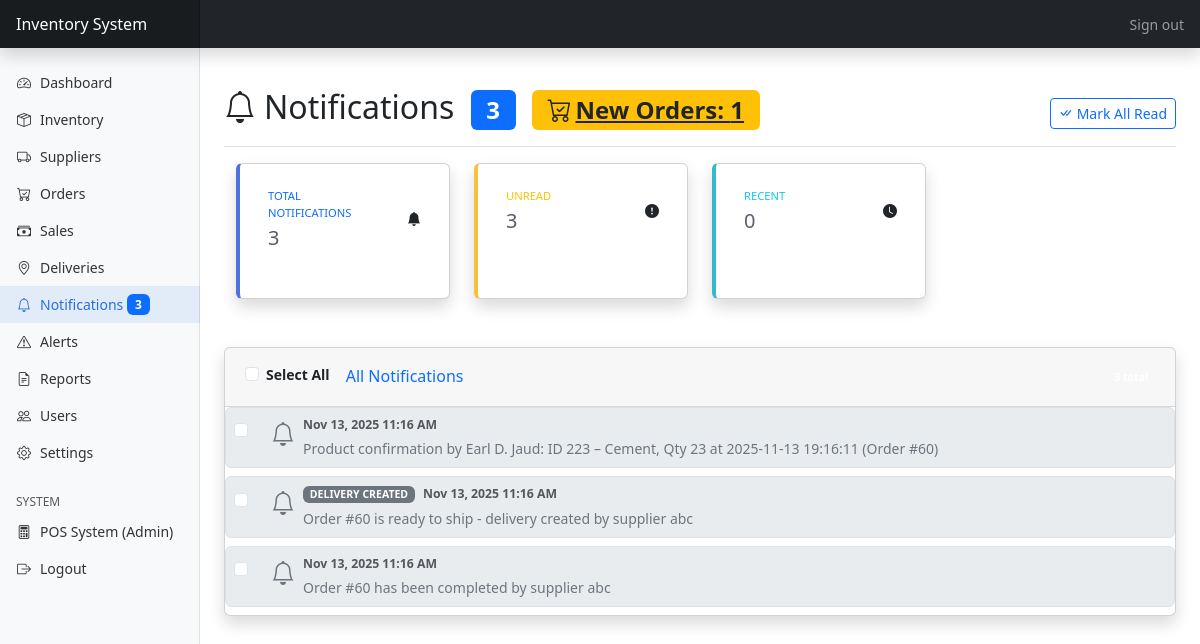
The app's page /admin/notifications.php (signed in) with its own data.
### tables this page shows
CREATE TABLE `notifications` (
  `id` int(11) NOT NULL,
  `type` enum('low_stock','order_confirmation','delivery_update','delivery_arrival','delivery_status_update','delivery_created','order_status_update','supplier_message','inventory_update') NOT NULL,
  `channel` enum('email','sms','push','in_app') NOT NULL DEFAULT 'in_app',
  `recipient_type` enum('admin','supplier','customer','management') NOT NULL,
  `recipient_id` int(11) NOT NULL,
  `order_id` int(11) DEFAULT NULL,
  `alert_id` int(11) DEFAULT NULL,
  `message` text NOT NULL,
  `sent_at` timestamp NULL DEFAULT NULL,
  `status` enum('sent','failed','pending','read','unread') DEFAULT 'pending',
  `is_read` tinyint(1) DEFAULT 0,
  `created_at` timestamp NOT NULL DEFAULT current_timestamp(),
  `read_at` timestamp NULL DEFAULT NULL
);

### models/notification.php (called while the page is built, shortened)
<?php
class Notification {
    private $conn;
    private $table_name = "notifications";
    public function __construct($db) {
        $this->conn = $db;
    }
    public function getNotificationsByRecipient($recipient_type, $recipient_id, $limit = null, $offset = null) {
        $query = "SELECT * FROM " . $this->table_name . "
                  WHERE recipient_type = :recipient_type
                  AND recipient_id = :recipient_id
                  ORDER BY is_read ASC, sent_at DESC";
        if ($limit !== null) {
            $query .= " LIMIT :limit";
            if ($offset !== null) {
                $query .= " OFFSET :offset";
            }
        }
        $stmt = $this->conn->prepare($query);
        $recipient_type = htmlspecialchars(strip_tags($recipient_type));
        $recipient_id = htmlspecialchars(strip_tags($recipient_id));
        $stmt->bindParam(":recipient_type", $recipient_type);
        $stmt->bindParam(":recipient_id", $recipient_id);
        if ($limit !== null) {
            $stmt->bindParam(":limit", $limit, PDO::PARAM_INT);
            if ($offset !== null) {
                $stmt->bindParam(":offset", $offset, PDO::PARAM_INT);
            }
        }
        $stmt->execute();
        return $stmt;
    }
    public function getNotificationCount($recipient_type, $recipient_id) {
        $query = "SELECT COUNT(*) as count FROM " . $this->table_name . "
                  WHERE recipient_type = :recipient_type AND recipient_id = :recipient_id";
        $stmt = $this->conn->prepare($query);
        $stmt->bindParam(':recipient_type', $recipient_type);
        $stmt->bindParam(':recipient_id', $recipient_id, PDO::PARAM_INT);
        $stmt->execute();
        $result = $stmt->fetch(PDO::FETCH_ASSOC);
        return $result['count'];
    }
    public function getUnreadCount($recipient_type, $recipient_id) {
        $query = "SELECT COUNT(*) as count FROM " . $this->table_name . "
                  WHERE recipient_type = :recipient_type
                    AND recipient_id = :recipient_id
                    AND (is_read = 0 OR is_read IS NULL)
                    AND (status IS NULL OR status != 'read')";
        $stmt = $this->conn->prepare($query);
        $stmt->bindParam(':recipient_type', $recipient_type);
        $stmt->bindParam(':recipient_id', $recipient_id, PDO::PARAM_INT);
        $stmt->execute();
        $result = $stmt->fetch(PDO::FETCH_ASSOC);
        return (int)($result['count'] ?? 0);
    }
    public function getRecentNotificationCount($recipient_type, $recipient_id) {
        $query = "SELECT COUNT(*) as count FROM " . $this->table_name . "
                  WHERE recipient_type = :recipient_type AND recipient_id = :recipient_id
                  AND created_at >= DATE_SUB(NOW(), INTERVAL 24 HOUR)";
        $stmt = $this->conn->prepare($query);
        $stmt->bindParam(':recipient_type', $recipient_type);
        $stmt->bindParam(':recipient_id', $recipient_id, PDO::PARAM_INT);
        $stmt->execute();
        $result = $stmt->fetch(PDO::FETCH_ASSOC);
        return $result['count'];
    }
}
?>

### admin/notifications.php (the view, shortened to what this page needs)
<?php
require_once '../models/notification.php';
$db = (new Database())->getConnection();
$notification = new Notification($db);
$pendingOrdersCount = 0;
try {
    $pendingStmt = $db->prepare("SELECT COUNT(*) as count FROM admin_orders WHERE confirmation_status = 'pending'");
    $pendingStmt->execute();
    $pendingResult = $pendingStmt->fetch(PDO::FETCH_ASSOC);
    $pendingOrdersCount = (int)($pendingResult['count'] ?? 0);
} catch (Exception $e) {
    error_log("Error getting pending orders count: " . $e->getMessage());
    $pendingOrdersCount = 0;
}
$page = $_GET['page'] ?? 1;
$limit = 20;
$offset = ($page - 1) * $limit;
$lastViewedKey = 'notifications_last_viewed_' . $_SESSION['admin']['user_id'];
$lastViewedTimestamp = $_SESSION[$lastViewedKey] ?? null;
$notificationsStmt = $notification->getNotificationsByRecipient('management', 1, $limit, $offset);
$notifications = $notificationsStmt->fetchAll(PDO::FETCH_ASSOC);
$totalNotifications = $notification->getNotificationCount('management', 1);
$unreadCount = $notification->getUnreadCount('management', 1);
$recentCount = $notification->getRecentNotificationCount('management', 1);
?>
<!DOCTYPE html>
<html lang="en">
<head>
  <link href="https://cdn.jsdelivr.net/npm/bootstrap@5.3.0-alpha1/dist/css/bootstrap.min.css" rel="stylesheet">
  <link href="https://cdn.jsdelivr.net/npm/bootstrap-icons@1.10.0/font/bootstrap-icons.css" rel="stylesheet">
  <link href="../assets/css/style.css" rel="stylesheet">
</head>
<body>
  <?php include_once 'includes/header.php'; ?>
  <div class="container-fluid">
    <div class="row">
      <?php include_once 'includes/sidebar.php'; ?>
      <main class="col-md-9 ms-sm-auto col-lg-10 px-md-4 py-4">
        <div class="d-flex justify-content-between flex-wrap flex-md-nowrap align-items-center pt-3 pb-2 mb-3 border-bottom">
          <h1 class="h2">
            <i class="bi bi-bell me-2" aria-hidden="true"></i>Notifications
            <?php if ($unreadCount > 0): ?>
              <span id="main-notification-badge" class="badge bg-primary ms-2" role="status" aria-live="polite" aria-atomic="true" aria-label="Unread notifications: <?= (int)$unreadCount ?>"><?= (int)$unreadCount ?></span>
            <?php else: ?>
              <span id="main-notification-badge" class="badge bg-primary ms-2" role="status" aria-live="polite" aria-atomic="true" aria-label="No unread notifications" style="display:none"></span>
            <?php endif; ?>
            <?php if ($pendingOrdersCount > 0): ?>
              <a href="orders.php" id="pending-orders-badge" class="badge bg-warning text-dark ms-2" role="status" aria-label="Pending orders: <?= (int)$pendingOrdersCount ?>" title="Click to view pending orders">
                <i class="bi bi-cart-check me-1"></i>New Orders: <?= (int)$pendingOrdersCount ?>
              </a>
            <?php else: ?>
              <a href="orders.php" id="pending-orders-badge" class="badge bg-warning text-dark ms-2" role="status" style="display: none;"></a>
            <?php endif; ?>
          </h1>
          <div class="btn-toolbar mb-2 mb-md-0">
            <button type="button" id="markAllReadBtn" class="btn btn-outline-primary btn-sm">
              <i class="bi bi-check-all me-1"></i>Mark All Read
            </button>
          </div>
        </div>
        <div class="row mb-4">
          <div class="col-xl-3 col-md-6 mb-4">
            <div class="card border-left-primary shadow h-100 py-2">
              <div class="card-body">
                <div class="row no-gutters align-items-center">
                  <div class="col mr-2">
                    <div class="text-xs font-weight-bold text-primary text-uppercase mb-1">Total Notifications</div>
                    <div class="h5 mb-0 font-weight-bold text-gray-800"><?= $totalNotifications ?></div>
                  </div>
                  <div class="col-auto">
                    <i class="bi bi-bell-fill fa-2x text-gray-300"></i>
                  </div>
                </div>
              </div>
            </div>
          </div>
          <div class="col-xl-3 col-md-6 mb-4">
            <div class="card border-left-warning shadow h-100 py-2">
              <div class="card-body">
                <div class="row no-gutters align-items-center">
                  <div class="col mr-2">
                    <div class="text-xs font-weight-bold text-warning text-uppercase mb-1">Unread</div>
                    <div class="h5 mb-0 font-weight-bold text-gray-800"><?= $unreadCount ?></div>
                  </div>
                  <div class="col-auto">
                    <i class="bi bi-exclamation-circle-fill fa-2x text-gray-300"></i>
                  </div>
                </div>
              </div>
            </div>
          </div>
          <div class="col-xl-3 col-md-6 mb-4">
            <div class="card border-left-info shadow h-100 py-2">
              <div class="card-body">
                <div class="row no-gutters align-items-center">
                  <div class="col mr-2">
                    <div class="text-xs font-weight-bold text-info text-uppercase mb-1">Recent</div>
                    <div class="h5 mb-0 font-weight-bold text-gray-800"><?= $recentCount ?></div>
                  </div>
                  <div class="col-auto">
                    <i class="bi bi-clock-fill fa-2x text-gray-300"></i>
                  </div>
                </div>
              </div>
            </div>
          </div>
        </div>
        <div class="card shadow mb-4">
          <div class="card-header py-3 d-flex flex-row align-items-center justify-content-between">
            <div class="d-flex align-items-center gap-3">
              <div class="form-check">
                <input class="form-check-input" type="checkbox" id="selectAllNotifications" style="cursor: pointer;">
                <label class="form-check-label" for="selectAllNotifications" style="cursor: pointer; font-weight: 500;">
                  <strong>Select All</strong>
                </label>
              </div>
              <h6 class="m-0 font-weight-bold text-primary mb-0">All Notifications</h6>
            </div>
            <span class="badge badge-primary"><?= $totalNotifications ?> total</span>
          </div>
          <div class="card-body p-0" id="notification-list">
            <?php if (empty($notifications)): ?>
              <div class="text-center py-5">
                <i class="bi bi-bell-slash text-muted" style="font-size: 3rem;"></i>
                <p class="text-muted mt-3">No notifications found</p>
              </div>
            <?php else: ?>
              <?php foreach ($notifications as $n): ?>
                    <?php
                        $icon = 'bi-bell';
                        $badge = 'bg-secondary';
                        $createdAt = isset($n['sent_at']) && $n['sent_at'] ? $n['sent_at'] : $n['created_at'];
                        $createdDisplay = date('M d, Y h:i A', strtotime($createdAt));
                        $isReadValue = isset($n['is_read']) ? (int)$n['is_read'] : 0;
                        $statusValue = $n['status'] ?? 'unread';
                        $isUnread = ($isReadValue == 0 && $statusValue !== 'read');
                        $isNew = false;
                        if ($isUnread && $isReadValue == 0) {
                            if ($lastViewedTimestamp && $createdAt) {
                                $isNew = strtotime($createdAt) > strtotime($lastViewedTimestamp);
                            } else {
                                if ($createdAt) {
                                    $minutesSinceCreation = (time() - strtotime($createdAt)) / 60;
                                    $isNew = ($minutesSinceCreation <= 5);
                                }
                            }
                        }
                        $newClass = $isNew ? 'notification-new' : '';
                        $unreadClass = $isUnread ? 'unread' : '';
                    ?>
                    <div class="notification-item d-flex justify-content-between align-items-start p-2 mb-2 border rounded <?php echo $unreadClass . ' ' . $newClass; ?>" data-notification-id="<?php echo (int)$n['id']; ?>" data-type="<?php echo htmlspecialchars($n['type']); ?>" data-order-id="<?php echo isset($n['order_id']) ? (int)$n['order_id'] : ''; ?>" data-channel="<?php echo htmlspecialchars($n['channel'] ?? 'system'); ?>" data-timestamp="<?php echo htmlspecialchars($createdAt); ?>" data-status="<?php echo htmlspecialchars($statusValue); ?>" data-is-read="<?php echo $isReadValue; ?>" role="button" tabindex="0" aria-expanded="false">
                        <div class="d-flex align-items-start flex-grow-1">
                            <div class="form-check me-3 mt-1">
                              <input type="checkbox" class="form-check-input notification-select-checkbox" value="<?php echo (int)$n['id']; ?>" data-notification-id="<?php echo (int)$n['id']; ?>" onclick="event.stopPropagation();" style="cursor: pointer;">
                            </div>
                            <i class="bi <?php echo $icon; ?> fs-4 me-2"></i>
                            <div class="flex-grow-1">
                                <div class="fw-bold d-flex align-items-center">
                                    <span class="badge <?php echo $badge; ?> me-2 text-uppercase"><?php echo htmlspecialchars(str_replace('_', ' ', $n['type'])); ?></span>
                                    <small class="text-muted"><?php echo $createdDisplay; ?></small>
                                </div>
                                <div class="message-snippet mt-1"><?php echo htmlspecialchars($n['message']); ?></div>
                            </div>
                        </div>
                    </div>
                <?php endforeach; ?>
            <?php endif; ?>
          </div>
        </div>
      </main>
    </div>
  </div>
</body>
</html>

### assets/css/style.css (style rules this page uses)
body { font-size: .875rem; }
main.col-md-9, main.col-lg-10 { margin-top: 48px; min-height: calc(100vh - 48px); }
.container-fluid { padding: 0; margin: 0; width: 100%; max-width: 100%; }
.container-fluid .row { margin: 0; width: 100%; }
body { overflow-x: hidden; position: relative; }
.card { box-shadow: 0 0.125rem 0.25rem rgba(0, 0, 0, 0.075); margin-bottom: 1.5rem; }
.card-header { background-color: rgba(0, 0, 0, 0.03); border-bottom: 1px solid rgba(0, 0, 0, 0.125); padding: 0.75rem 1.25rem; }
.text-xs { font-size: .7rem; }
.text-gray-800 { color: #5a5c69 !important; }
.border-left-primary { border-left: .25rem solid #4e73df !important; }
.border-left-info { border-left: .25rem solid #36b9cc !important; }
.border-left-warning { border-left: .25rem solid #f6c23e !important; }

### admin/notifications.php (style rules this page uses)
.notification-item { border-left: 4px solid #dee2e6; transition: all 0.3s ease; }
.notification-item.unread { border-left-color: #6c757d; background-color: #e9ecef; color: #6c757d; }
.notification-item { cursor: pointer; }
.message-snippet { overflow: hidden; text-overflow: ellipsis; display: -webkit-box; -webkit-line-clamp: 2; -webkit-box-orient: vertical; }

### records on screen
notifications: createdDisplay "Nov 13, 2025 11:16 AM", message "Product confirmation by Earl D. Jaud: ID 223 – Cement, Qty 23 at 2025-11-13 19:16:11 (Order #60)"
notifications: type "DELIVERY CREATED", createdDisplay "Nov 13, 2025 11:16 AM", message "Order #60 is ready to ship - delivery created by supplier abc"
notifications: createdDisplay "Nov 13, 2025 11:16 AM", message "Order #60 has been completed by supplier abc"

### other values on screen
$unreadNotificationCount "3"
$unreadCount "3"
$pendingOrdersCount "1"
$totalNotifications "3"
$recentCount "0"
